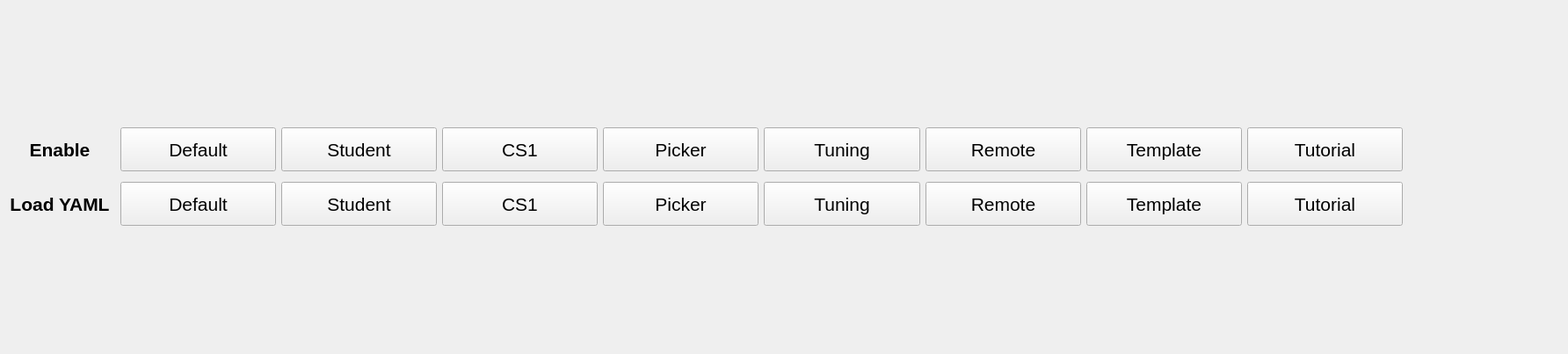
<?xml version="1.0" encoding="UTF-8"?>
<ui version="4.0">
 <class>EnableControllerLoadYamlBar</class>
 <widget class="QWidget" name="EnableControllerLoadYamlBar">
  <property name="geometry">
   <rect>
    <x>0</x>
    <y>0</y>
    <width>1784</width>
    <height>403</height>
   </rect>
  </property>
  <property name="sizePolicy">
   <sizepolicy hsizetype="Minimum" vsizetype="Preferred">
    <horstretch>0</horstretch>
    <verstretch>0</verstretch>
   </sizepolicy>
  </property>
  <property name="font">
   <font>
    <pointsize>16</pointsize>
   </font>
  </property>
  <property name="windowTitle">
   <string>Form</string>
  </property>
  <layout class="QGridLayout" name="gridLayout_2">
   <item row="0" column="0">
    <layout class="QGridLayout" name="gridLayout_3">
     <property name="spacing">
      <number>12</number>
     </property>
     <item row="0" column="0">
      <widget class="QLabel" name="enable_controller_label">
       <property name="sizePolicy">
        <sizepolicy hsizetype="Preferred" vsizetype="Fixed">
         <horstretch>0</horstretch>
         <verstretch>0</verstretch>
        </sizepolicy>
       </property>
       <property name="minimumSize">
        <size>
         <width>0</width>
         <height>50</height>
        </size>
       </property>
       <property name="maximumSize">
        <size>
         <width>16777215</width>
         <height>50</height>
        </size>
       </property>
       <property name="font">
        <font>
         <weight>75</weight>
         <bold>true</bold>
        </font>
       </property>
       <property name="text">
        <string>Enable</string>
       </property>
       <property name="alignment">
        <set>Qt::AlignCenter</set>
       </property>
      </widget>
     </item>
     <item row="1" column="0">
      <widget class="QLabel" name="load_yaml_label">
       <property name="sizePolicy">
        <sizepolicy hsizetype="Preferred" vsizetype="Fixed">
         <horstretch>0</horstretch>
         <verstretch>0</verstretch>
        </sizepolicy>
       </property>
       <property name="minimumSize">
        <size>
         <width>0</width>
         <height>50</height>
        </size>
       </property>
       <property name="maximumSize">
        <size>
         <width>16777215</width>
         <height>50</height>
        </size>
       </property>
       <property name="font">
        <font>
         <weight>75</weight>
         <bold>true</bold>
        </font>
       </property>
       <property name="text">
        <string>Load YAML</string>
       </property>
       <property name="alignment">
        <set>Qt::AlignCenter</set>
       </property>
      </widget>
     </item>
     <item row="1" column="2">
      <widget class="QWidget" name="widget_yamlButtons" native="true">
       <layout class="QHBoxLayout" name="horizontalLayout_2">
        <property name="leftMargin">
         <number>0</number>
        </property>
        <property name="topMargin">
         <number>0</number>
        </property>
        <property name="rightMargin">
         <number>0</number>
        </property>
        <property name="bottomMargin">
         <number>0</number>
        </property>
        <item>
         <widget class="QPushButton" name="load_yaml_default_button">
          <property name="sizePolicy">
           <sizepolicy hsizetype="MinimumExpanding" vsizetype="Fixed">
            <horstretch>0</horstretch>
            <verstretch>0</verstretch>
           </sizepolicy>
          </property>
          <property name="minimumSize">
           <size>
            <width>60</width>
            <height>50</height>
           </size>
          </property>
          <property name="maximumSize">
           <size>
            <width>180</width>
            <height>50</height>
           </size>
          </property>
          <property name="text">
           <string>Default</string>
          </property>
         </widget>
        </item>
        <item>
         <widget class="QPushButton" name="load_yaml_student_button">
          <property name="sizePolicy">
           <sizepolicy hsizetype="MinimumExpanding" vsizetype="Fixed">
            <horstretch>0</horstretch>
            <verstretch>0</verstretch>
           </sizepolicy>
          </property>
          <property name="minimumSize">
           <size>
            <width>60</width>
            <height>50</height>
           </size>
          </property>
          <property name="maximumSize">
           <size>
            <width>180</width>
            <height>50</height>
           </size>
          </property>
          <property name="text">
           <string>Student</string>
          </property>
         </widget>
        </item>
        <item>
         <widget class="QPushButton" name="load_yaml_csone_button">
          <property name="sizePolicy">
           <sizepolicy hsizetype="MinimumExpanding" vsizetype="Fixed">
            <horstretch>0</horstretch>
            <verstretch>0</verstretch>
           </sizepolicy>
          </property>
          <property name="minimumSize">
           <size>
            <width>60</width>
            <height>50</height>
           </size>
          </property>
          <property name="maximumSize">
           <size>
            <width>180</width>
            <height>50</height>
           </size>
          </property>
          <property name="text">
           <string>CS1</string>
          </property>
         </widget>
        </item>
        <item>
         <widget class="QPushButton" name="load_yaml_picker_button">
          <property name="sizePolicy">
           <sizepolicy hsizetype="MinimumExpanding" vsizetype="Fixed">
            <horstretch>0</horstretch>
            <verstretch>0</verstretch>
           </sizepolicy>
          </property>
          <property name="minimumSize">
           <size>
            <width>60</width>
            <height>50</height>
           </size>
          </property>
          <property name="maximumSize">
           <size>
            <width>180</width>
            <height>50</height>
           </size>
          </property>
          <property name="text">
           <string>Picker</string>
          </property>
         </widget>
        </item>
        <item>
         <widget class="QPushButton" name="load_yaml_tuning_button">
          <property name="sizePolicy">
           <sizepolicy hsizetype="MinimumExpanding" vsizetype="Fixed">
            <horstretch>0</horstretch>
            <verstretch>0</verstretch>
           </sizepolicy>
          </property>
          <property name="minimumSize">
           <size>
            <width>60</width>
            <height>50</height>
           </size>
          </property>
          <property name="maximumSize">
           <size>
            <width>180</width>
            <height>50</height>
           </size>
          </property>
          <property name="text">
           <string>Tuning</string>
          </property>
         </widget>
        </item>
        <item>
         <widget class="QPushButton" name="load_yaml_remote_button">
          <property name="sizePolicy">
           <sizepolicy hsizetype="MinimumExpanding" vsizetype="Fixed">
            <horstretch>0</horstretch>
            <verstretch>0</verstretch>
           </sizepolicy>
          </property>
          <property name="minimumSize">
           <size>
            <width>60</width>
            <height>50</height>
           </size>
          </property>
          <property name="maximumSize">
           <size>
            <width>180</width>
            <height>50</height>
           </size>
          </property>
          <property name="text">
           <string>Remote</string>
          </property>
         </widget>
        </item>
        <item>
         <widget class="QPushButton" name="load_yaml_template_button">
          <property name="sizePolicy">
           <sizepolicy hsizetype="MinimumExpanding" vsizetype="Fixed">
            <horstretch>0</horstretch>
            <verstretch>0</verstretch>
           </sizepolicy>
          </property>
          <property name="minimumSize">
           <size>
            <width>60</width>
            <height>50</height>
           </size>
          </property>
          <property name="maximumSize">
           <size>
            <width>180</width>
            <height>50</height>
           </size>
          </property>
          <property name="text">
           <string>Template</string>
          </property>
         </widget>
        </item>
        <item>
         <widget class="QPushButton" name="load_yaml_tutorial_button">
          <property name="sizePolicy">
           <sizepolicy hsizetype="MinimumExpanding" vsizetype="Fixed">
            <horstretch>0</horstretch>
            <verstretch>0</verstretch>
           </sizepolicy>
          </property>
          <property name="minimumSize">
           <size>
            <width>60</width>
            <height>50</height>
           </size>
          </property>
          <property name="maximumSize">
           <size>
            <width>180</width>
            <height>50</height>
           </size>
          </property>
          <property name="text">
           <string>Tutorial</string>
          </property>
         </widget>
        </item>
        <item>
         <spacer name="horizontalSpacer_2">
          <property name="orientation">
           <enum>Qt::Horizontal</enum>
          </property>
          <property name="sizeHint" stdset="0">
           <size>
            <width>40</width>
            <height>20</height>
           </size>
          </property>
         </spacer>
        </item>
       </layout>
      </widget>
     </item>
     <item row="0" column="2">
      <widget class="QWidget" name="widget_enableButtons" native="true">
       <layout class="QHBoxLayout" name="horizontalLayout_3">
        <property name="leftMargin">
         <number>0</number>
        </property>
        <property name="topMargin">
         <number>0</number>
        </property>
        <property name="rightMargin">
         <number>0</number>
        </property>
        <property name="bottomMargin">
         <number>0</number>
        </property>
        <item>
         <widget class="QPushButton" name="enable_default_button">
          <property name="sizePolicy">
           <sizepolicy hsizetype="MinimumExpanding" vsizetype="Fixed">
            <horstretch>0</horstretch>
            <verstretch>0</verstretch>
           </sizepolicy>
          </property>
          <property name="minimumSize">
           <size>
            <width>60</width>
            <height>50</height>
           </size>
          </property>
          <property name="maximumSize">
           <size>
            <width>180</width>
            <height>50</height>
           </size>
          </property>
          <property name="font">
           <font>
            <weight>50</weight>
            <bold>false</bold>
           </font>
          </property>
          <property name="text">
           <string>Default</string>
          </property>
         </widget>
        </item>
        <item>
         <widget class="QPushButton" name="enable_student_button">
          <property name="sizePolicy">
           <sizepolicy hsizetype="MinimumExpanding" vsizetype="Fixed">
            <horstretch>0</horstretch>
            <verstretch>0</verstretch>
           </sizepolicy>
          </property>
          <property name="minimumSize">
           <size>
            <width>60</width>
            <height>50</height>
           </size>
          </property>
          <property name="maximumSize">
           <size>
            <width>180</width>
            <height>50</height>
           </size>
          </property>
          <property name="font">
           <font>
            <weight>50</weight>
            <bold>false</bold>
           </font>
          </property>
          <property name="text">
           <string>Student</string>
          </property>
         </widget>
        </item>
        <item>
         <widget class="QPushButton" name="enable_csone_button">
          <property name="sizePolicy">
           <sizepolicy hsizetype="MinimumExpanding" vsizetype="Fixed">
            <horstretch>0</horstretch>
            <verstretch>0</verstretch>
           </sizepolicy>
          </property>
          <property name="minimumSize">
           <size>
            <width>60</width>
            <height>50</height>
           </size>
          </property>
          <property name="maximumSize">
           <size>
            <width>180</width>
            <height>49</height>
           </size>
          </property>
          <property name="text">
           <string>CS1</string>
          </property>
         </widget>
        </item>
        <item>
         <widget class="QPushButton" name="enable_picker_button">
          <property name="sizePolicy">
           <sizepolicy hsizetype="MinimumExpanding" vsizetype="Fixed">
            <horstretch>0</horstretch>
            <verstretch>0</verstretch>
           </sizepolicy>
          </property>
          <property name="minimumSize">
           <size>
            <width>60</width>
            <height>50</height>
           </size>
          </property>
          <property name="maximumSize">
           <size>
            <width>180</width>
            <height>50</height>
           </size>
          </property>
          <property name="font">
           <font>
            <weight>50</weight>
            <bold>false</bold>
           </font>
          </property>
          <property name="text">
           <string>Picker</string>
          </property>
         </widget>
        </item>
        <item>
         <widget class="QPushButton" name="enable_tuning_button">
          <property name="sizePolicy">
           <sizepolicy hsizetype="MinimumExpanding" vsizetype="Fixed">
            <horstretch>0</horstretch>
            <verstretch>0</verstretch>
           </sizepolicy>
          </property>
          <property name="minimumSize">
           <size>
            <width>60</width>
            <height>50</height>
           </size>
          </property>
          <property name="maximumSize">
           <size>
            <width>180</width>
            <height>50</height>
           </size>
          </property>
          <property name="text">
           <string>Tuning</string>
          </property>
         </widget>
        </item>
        <item>
         <widget class="QPushButton" name="enable_remote_button">
          <property name="sizePolicy">
           <sizepolicy hsizetype="MinimumExpanding" vsizetype="Fixed">
            <horstretch>0</horstretch>
            <verstretch>0</verstretch>
           </sizepolicy>
          </property>
          <property name="minimumSize">
           <size>
            <width>60</width>
            <height>50</height>
           </size>
          </property>
          <property name="maximumSize">
           <size>
            <width>180</width>
            <height>50</height>
           </size>
          </property>
          <property name="text">
           <string>Remote</string>
          </property>
         </widget>
        </item>
        <item>
         <widget class="QPushButton" name="enable_template_button">
          <property name="sizePolicy">
           <sizepolicy hsizetype="MinimumExpanding" vsizetype="Fixed">
            <horstretch>0</horstretch>
            <verstretch>0</verstretch>
           </sizepolicy>
          </property>
          <property name="minimumSize">
           <size>
            <width>60</width>
            <height>50</height>
           </size>
          </property>
          <property name="maximumSize">
           <size>
            <width>180</width>
            <height>50</height>
           </size>
          </property>
          <property name="font">
           <font>
            <weight>50</weight>
            <bold>false</bold>
           </font>
          </property>
          <property name="text">
           <string>Template</string>
          </property>
         </widget>
        </item>
        <item>
         <widget class="QPushButton" name="enable_tutorial_button">
          <property name="sizePolicy">
           <sizepolicy hsizetype="MinimumExpanding" vsizetype="Fixed">
            <horstretch>0</horstretch>
            <verstretch>0</verstretch>
           </sizepolicy>
          </property>
          <property name="minimumSize">
           <size>
            <width>60</width>
            <height>50</height>
           </size>
          </property>
          <property name="maximumSize">
           <size>
            <width>180</width>
            <height>50</height>
           </size>
          </property>
          <property name="font">
           <font>
            <weight>50</weight>
            <bold>false</bold>
           </font>
          </property>
          <property name="text">
           <string>Tutorial</string>
          </property>
         </widget>
        </item>
        <item>
         <spacer name="horizontalSpacer">
          <property name="orientation">
           <enum>Qt::Horizontal</enum>
          </property>
          <property name="sizeHint" stdset="0">
           <size>
            <width>40</width>
            <height>20</height>
           </size>
          </property>
         </spacer>
        </item>
       </layout>
      </widget>
     </item>
    </layout>
   </item>
  </layout>
 </widget>
 <resources/>
 <connections/>
</ui>
